Frame 1 (no input): blank canvas, image omitted
Frame 60 (no input): blank canvas, image omitted
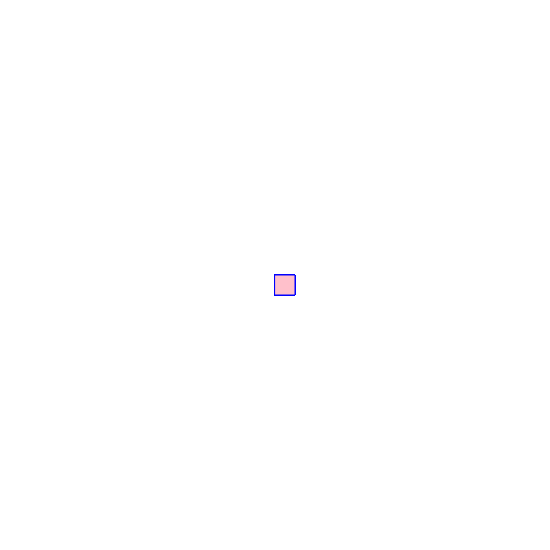
Frame 120 (the mouse pressed at the canvas centre since frame 60)

The p5.js sketch whose frames 1 and 60 were blank and that drew this single picture after the mouse press (run headless with seeded random() and noise() and a simulated clock; from frame 60 on, the mouse is pressed at the canvas centre):

// p5.js sketch
// ── sketch.js
function setup() {
    createCanvas(550, 550);
  background('white')
  }
  
  function draw() {
   stroke ("blue")
   fill('pink')
    
    if(mouseIsPressed) 
   rect(mouseX,mouseY,20,20);
  }
